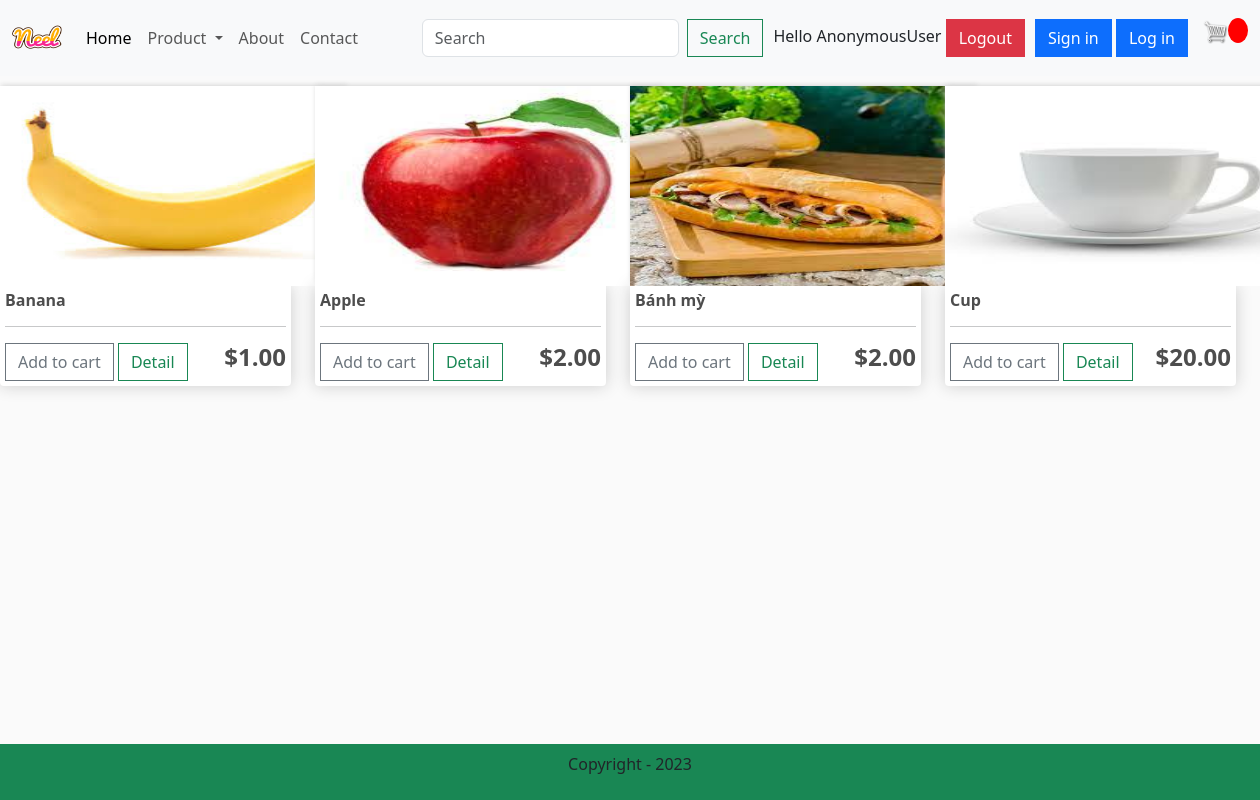
Screenshot of /category/?category=food with the database file from the repository.
### app/models.py (models this page shows, shortened)
class Product(models.Model):
    category = models.ManyToManyField(Category,related_name='product')
    name = models.CharField(max_length=200,null=True)
    price = models.FloatField()
    digital = models.BooleanField(default=False,null=True,blank=False)
    image = models.ImageField(null=True,blank=True)
    detail = models.TextField(null=True,blank=True)
    @property
    def ImageURL(self):
        try:
            url = self.image.url
        except:
            url = ''
        return url

### app/views.py (the view)
# urls.py: path('category/', views.category, name="category"),
def category(request):
    categories = Category.objects.filter(is_sub = False)
    active_category = request.GET.get('category','')
    if active_category:
        products = Product.objects.filter(category__slug = active_category)
    context = {'categories': categories, 'products': products, 'active_category': active_category}
    return render(request, 'app/category.html', context)

### app/templates/app/category.html (shortened to what this page needs)
{% extends 'app/base.html' %}
{% load static %}
        {% block search %}
        <div class="row" style="width:100%">
            {% for product in products %}
            <div class="col-lg-3" >
                <img class="thumbnail" src="{{product.ImageURL}}" alt="">
                <div class="box-element product">
                    <h6><strong>{{product.name}}</strong></h6>
                    <hr>
                    <button data-product={{product.id}} data-action="add" class="btn btn-outline-secondary add-btn update-cart">Add to cart</button>
                    <a class="btn btn-outline-success" href="#">Detail</a>
                    <h4 style=" float: right;"><strong>${{product.price | floatformat:2 }}</strong></h4>
                </div>
            </div>
            {% endfor %}
          </div>
        {% endblock search  %}

### app/templates/app/base.html (shortened to what this page needs)
{% load static %}
<!DOCTYPE html>
<html>
  <head>
    <link rel="stylesheet" href="" />
    <link
      href="https://cdn.jsdelivr.net/npm/bootstrap@5.3.2/dist/css/bootstrap.min.css"
      rel="stylesheet"
    />
    <link href="{% static 'app/css/style.css' %}" rel="stylesheet" />
    <link href="{% static 'app/css/owl.carousel.min.css' %}" rel="stylesheet" />
    <link href="{% static 'app/css/all.min.css' %}" rel="stylesheet" />
    <link href="{% static 'app/css/main.css' %}" rel="stylesheet" />
  </head>
  <body>
    <nav class="navbar navbar-expand-lg bg-body-tertiary">
      <div class="container-fluid">
        <a class="navbar-brand" href="#">
          <img src=" {% static 'app/images/Neel.png' %} " alt="img" width="50" height="50">
        </a>
        <div class="collapse navbar-collapse" id="navbarSupportedContent">
          <ul class="navbar-nav me-auto mb-2 mb-lg-0">
            <li class="nav-item">
              <a class="nav-link active" aria-current="page" href="{% url 'home' %}">Home</a>
            </li>
            <li class="nav-item dropdown">
              <a
                class="nav-link dropdown-toggle"
                href="#"
                role="button"
                data-bs-toggle="dropdown"
                aria-expanded="false"
              >
                Product
              </a>
            </li>
            <li class="nav-item">
              <a class="nav-link" href="#">About</a>
            </li>
            <li class="nav-item">
              <a class="nav-link" href="#">Contact</a>
            </li>
          </ul>
          <form class="d-flex" role="search" method="POST" action="{% url 'search' %}">
            <input
              class="form-control me-2"
              type="search"
              placeholder="Search"
              aria-label="Search"
              name = "searched"
            />
            <button class="btn btn-outline-success" type="submit">
              Search
            </button>
          </form>
        </div>
          <div class='form-inline my-2 my-lg-0' style="margin:0px 10px 0px 10px; visibility: {{user_login}}">
            <span>Hello {{request.user}}</span>
            <span><a href="{% url 'logout' %}" class="btn btn-danger">Logout</a></span>
          </div>
          <div class='form-inline my-2 my-lg-0' style="visibility: {{user_not_login}}">
            <a class='btn btn-primary' href="{% url 'register' %}">Sign in</a>
            <a class='btn btn-primary' href="{% url 'login' %}">Log in</a>
          </div>
        <div class='form-inline my-2 my-lg-0'>
          <p id="cart-total" style="float:right;">{{cartItems}}</p>
          <a href="{% url 'cart' %}">
            <img id="cart-icon" src="{% static 'images/cart.png' %}">
          </a>
        </div>
      </div>
    </nav>
    {% block search %}{% endblock search %}
    <footer class="container-fluid bg-success text-center fixed-bottom p-2 mt-5">
      <p>Copyright - 2023</p>
    </footer>
  </body>
</html>

### app/static/app/css/main.css (style rules this page uses)
body { background-color: hsl(0, 0%, 98%); }
h1,h2,h3,h4,h5,h6 { color:hsl(0, 0%, 30%); }
.box-element { box-shadow:hsl(0, 0%, 80%) 0 0 16px; background-color: #fff; border-radius: 4px; padding: 5px; }
.thumbnail { width: 350px; height:200px; -webkit-box-shadow: -1px -3px 5px -2px rgba(214,214,214,1); -moz-box-shadow: -1px -3px 5px -2px rgba(214,214,214,1); box-shadow: -1px -3px 5px -2px rgba(214,214,214,1); }
.product { border-radius: 0 0 4px 4px; }
#cart-icon { width:25px; display: inline-block; margin-left: 15px; }
#cart-total { display: block; text-align: center; color:#fff; background-color: red; width: 20px; height: 25px; border-radius: 50%; font-size: 14px; }
.col-lg-3, .col-lg-4, .col-lg-6, .col-lg-8, .col-lg-12 { margin-top: 10px; }
.btn { border-radius: 0; }

### rows the page displays
Product: ImageURL (picture), name "Banana", price "1.00"
Product: ImageURL (picture), name "Apple", price "2.00"
Product: ImageURL (picture), name "Bánh mỳ", price "2.00"
Product: ImageURL (picture), name "Cup", price "20.00"

### other values shown
{{ request.user }} "AnonymousUser"
